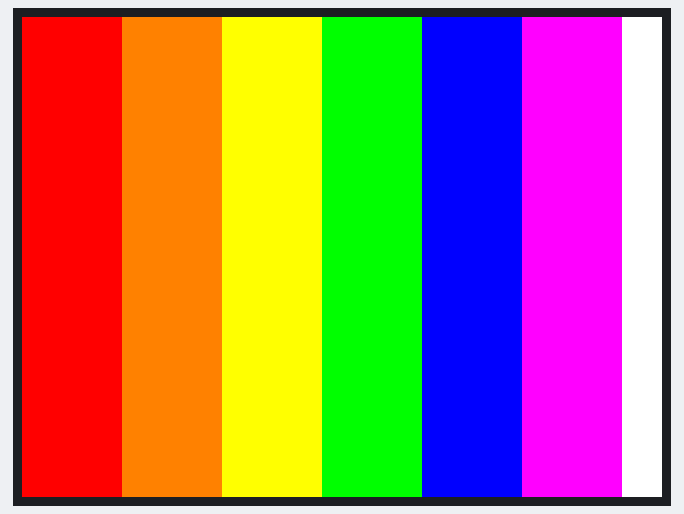
This program was run on a simulated MicroPython board. Shown: 320×240 colour display. Library files of the repository ran but are not shown: ili9341.py; what the program prints to the serial console is not drawn. At 0.6 s the program stops and its outputs stay as they are.

Above: at 0.6 s.

The program:

main.py
```python
# print out "Hello World!" using the rotation=3 using 32-bit high font
# the default is white text on a black background
from ili9341 import Display, color565
from machine import Pin, SPI

# Use these PIN definitions.  SCK must be on 2 and data (SDL) on 3
SCK_PIN = 2
MISO_PIN = 3 # labeled SDI(MOSI) on the back of the display
DC_PIN = 4
RESET_PIN = 5
CS_PIN = 6

WIDTH=320
HEIGHT=240

# mosi=Pin(23)
# miso=Pin(MISO_PIN)
spi = SPI(0, baudrate=40000000, sck=Pin(SCK_PIN), mosi=Pin(MISO_PIN))
display = Display(spi, dc=Pin(DC_PIN), cs=Pin(CS_PIN), rst=Pin(RESET_PIN), width=WIDTH, height=HEIGHT, rotation=90)

RED = color565(255,0,0)
ORANGE = color565(255,128,0)
YELLOW = color565(255,255,0)
GREEN = color565(0,255,0)
BLUE = color565(0,0,255)
PURPLE = color565(255,0,255)
WHITE = color565(255,255,255)
BLACK = color565(0,0,0)

display.clear()

display.fill_rectangle(0,0, 50,HEIGHT, RED)
display.fill_rectangle(50,0, 50,HEIGHT, ORANGE)
display.fill_rectangle(100,0, 50,HEIGHT, YELLOW)
display.fill_rectangle(150,0, 50,HEIGHT, GREEN)
display.fill_rectangle(200,0, 50,HEIGHT, BLUE)
display.fill_rectangle(250,0, 50,HEIGHT, PURPLE)
display.fill_rectangle(300,0, 20,HEIGHT, WHITE)

print('Done')
```
